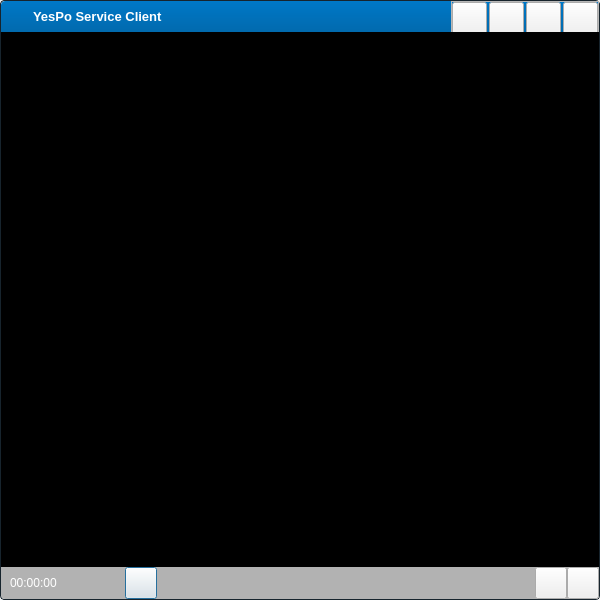
<?xml version="1.0" encoding="UTF-8"?>
<ui version="4.0">
 <class>ns::RemoteVideoDialog</class>
 <widget class="QDialog" name="ns::RemoteVideoDialog">
  <property name="geometry">
   <rect>
    <x>0</x>
    <y>0</y>
    <width>600</width>
    <height>600</height>
   </rect>
  </property>
  <property name="minimumSize">
   <size>
    <width>600</width>
    <height>600</height>
   </size>
  </property>
  <property name="maximumSize">
   <size>
    <width>16777215</width>
    <height>16777215</height>
   </size>
  </property>
  <property name="windowTitle">
   <string>Remote Video</string>
  </property>
  <property name="styleSheet">
   <string notr="true">* {
	font-family: Verdana, &quot;宋体&quot;, Arial, Sans-serif, Segoe UI, Tahoma;
}

#widgetOuter {
	border: 1px solid #17242D;
	border-radius: 4px;
	background: transparent;
}

#widgetInner {
	background: transparent;
	border-radius: 4px;
}

/* css of caption */
#frameCaption {
	background: qlineargradient(x1: 0, y1: 0, x2: 0, y2: 1,stop: 0 #0078c7, stop: 1.0 #016aae);
/*	background: #555555;*/
	border-top-left-radius: 4px;
	border-top-right-radius: 4px;
	/*border-top: 1px solid #57A3D3;
	border-left: 1px solid #57A3D3;
	border-right: 1px solid #57A3D3;
    border-bottom: 1px solid #015c97;*/
}

#frameCaption #labelCaptionLogo {
	background-image: url(:/images/ui/logo.png);
	background-repeat: none;
	background-position: center;
	max-width: 32px;
	min-width: 32px;
	max-height: 32px;
	min-height: 32px;
}

#frameCaption #labelTitle {
	font-size: 13px;
	font-weight: bold;
	color: #ffffff;
}

#frameCaption #frameSystemMenu {
	border: 0px;
}

#frameCaption #frameSystemMenu #sysPanelContainer {
	border: 0px;
}

#frameCaption #pushButtonMaxmize {
	border-image: url(:/images/ui/remote_video_maxmize.png);
}

#frameCaption #pushButtonMaxmize:hover {
	border-image: url(:/images/ui/remote_video_maxmize_hover.png);
}

#frameCaption #pushButtonMaxmize:pressed {
	border-image: url(:/images/ui/remote_video_maxmize_pressed.png);
}

#frameCaption #pushButtonNormal {
	border-image: url(:/images/ui/remote_video_minmize.png);
}

#frameCaption #pushButtonNormal:hover {
	border-image: url(:/images/ui/remote_video_minmize_hover.png);
}

#frameCaption #pushButtonNormal:pressed {
	border-image: url(:/images/ui/remote_video_minmize_pressed.png);
}

#frameCaption #pushButtonMinimize {
	border-image: url(:/images/ui/caption_minimize.png);
}

#frameCaption #pushButtonMinimize:hover {
	border-image: url(:/images/ui/caption_minimize_hover.png);
}

#frameCaption #pushButtonMinimize:pressed {
	border-image: url(:/images/ui/caption_minimize_pressed.png);
}

#frameCaption #pushButtonClose {
	border-image: url(:/images/ui/caption_close.png);
}

#frameCaption #pushButtonClose:hover {
	border-image: url(:/images/ui/caption_close_hover.png);
}

#frameCaption #pushButtonClose:pressed {
	border-image: url(:/images/ui/caption_close_pressed.png);
}

/* end of css caption */

#aboutPanel {
	border: 1px solid #BDE0F4;
	border-radius: 4px;
	background: qlineargradient(x1: 0, y1: 0, x2: 0, y2: 1,stop: 0 #9BD0F0, stop: 0.2 #EFF8FF);
}

#labelRemoteVideo {
	background: #000000;
}

#widgetRemoteVideo {
	background: #343536;
}

#widgetBottom {
	background: rgba(36,37,38,30%);
	border-bottom-left-radius: 4px;
	border-bottom-right-radius: 4px;
}

#widgetBottom #labelDuration {
	color: white;
}

#widgetBottom #widgetNetwork QLabel {
	background-image: url(:/images/ui/vs_network_disable.png);
}

#widgetBottom #pushButtonSetting {
	border-image: url(:/images/ui/vs_setting.png);
}

#widgetBottom #pushButtonSetting:hover {
	border-image: url(:/images/ui/vs_setting_hover.png);
}

#widgetBottom #pushButtonSetting:pressed {
	border-image: url(:/images/ui/vs_setting_pressed.png);
}

#widgetBottom #pushButtonMax {
	border-image: url(:/images/ui/vs_max.png);
}

#widgetBottom #pushButtonMax:hover {
	border-image: url(:/images/ui/vs_max_hover.png);
}

#widgetBottom #pushButtonMax:pressed {
	border-image: url(:/images/ui/vs_max_pressed.png);
}

#widgetBottom #pushButtonMin {
	border-image: url(:/images/ui/vs_min.png);
}

#widgetBottom #pushButtonMin:hover {
	border-image: url(:/images/ui/vs_min_hover.png);
}

#widgetBottom #pushButtonMin:pressed {
	border-image: url(:/images/ui/vs_min_pressed.png);
}</string>
  </property>
  <layout class="QVBoxLayout" name="verticalLayout_5">
   <property name="spacing">
    <number>0</number>
   </property>
   <property name="margin">
    <number>0</number>
   </property>
   <item>
    <widget class="QWidget" name="widgetOuter" native="true">
     <layout class="QVBoxLayout" name="verticalLayout_4">
      <property name="spacing">
       <number>0</number>
      </property>
      <property name="margin">
       <number>1</number>
      </property>
      <item>
       <widget class="QWidget" name="widgetInner" native="true">
        <property name="minimumSize">
         <size>
          <width>0</width>
          <height>0</height>
         </size>
        </property>
        <property name="maximumSize">
         <size>
          <width>16777215</width>
          <height>16777215</height>
         </size>
        </property>
        <layout class="QVBoxLayout" name="verticalLayout_3">
         <property name="spacing">
          <number>0</number>
         </property>
         <property name="margin">
          <number>0</number>
         </property>
         <item>
          <widget class="QFrame" name="frameCaption">
           <property name="minimumSize">
            <size>
             <width>0</width>
             <height>31</height>
            </size>
           </property>
           <property name="maximumSize">
            <size>
             <width>16777215</width>
             <height>31</height>
            </size>
           </property>
           <property name="frameShape">
            <enum>QFrame::StyledPanel</enum>
           </property>
           <property name="frameShadow">
            <enum>QFrame::Raised</enum>
           </property>
           <layout class="QHBoxLayout" name="horizontalLayout_2">
            <property name="spacing">
             <number>0</number>
            </property>
            <property name="margin">
             <number>0</number>
            </property>
            <item>
             <widget class="QLabel" name="labelCaptionLogo">
              <property name="text">
               <string/>
              </property>
             </widget>
            </item>
            <item>
             <widget class="QLabel" name="labelTitle">
              <property name="text">
               <string>YesPo Service Client</string>
              </property>
             </widget>
            </item>
            <item>
             <spacer name="horizontalSpacer">
              <property name="orientation">
               <enum>Qt::Horizontal</enum>
              </property>
              <property name="sizeHint" stdset="0">
               <size>
                <width>68</width>
                <height>20</height>
               </size>
              </property>
             </spacer>
            </item>
            <item>
             <widget class="QFrame" name="sysPanelContainer">
              <property name="minimumSize">
               <size>
                <width>0</width>
                <height>32</height>
               </size>
              </property>
              <property name="frameShape">
               <enum>QFrame::StyledPanel</enum>
              </property>
              <property name="frameShadow">
               <enum>QFrame::Raised</enum>
              </property>
              <layout class="QVBoxLayout" name="verticalLayout">
               <property name="spacing">
                <number>0</number>
               </property>
               <property name="margin">
                <number>0</number>
               </property>
               <item>
                <widget class="QWidget" name="sysPanel" native="true">
                 <layout class="QHBoxLayout" name="horizontalLayout">
                  <property name="spacing">
                   <number>2</number>
                  </property>
                  <property name="margin">
                   <number>0</number>
                  </property>
                  <item>
                   <widget class="QPushButton" name="pushButtonMinimize">
                    <property name="minimumSize">
                     <size>
                      <width>35</width>
                      <height>36</height>
                     </size>
                    </property>
                    <property name="maximumSize">
                     <size>
                      <width>35</width>
                      <height>36</height>
                     </size>
                    </property>
                    <property name="cursor">
                     <cursorShape>PointingHandCursor</cursorShape>
                    </property>
                    <property name="focusPolicy">
                     <enum>Qt::NoFocus</enum>
                    </property>
                    <property name="text">
                     <string/>
                    </property>
                   </widget>
                  </item>
                  <item>
                   <widget class="QPushButton" name="pushButtonMaxmize">
                    <property name="minimumSize">
                     <size>
                      <width>35</width>
                      <height>36</height>
                     </size>
                    </property>
                    <property name="maximumSize">
                     <size>
                      <width>35</width>
                      <height>36</height>
                     </size>
                    </property>
                    <property name="cursor">
                     <cursorShape>PointingHandCursor</cursorShape>
                    </property>
                    <property name="focusPolicy">
                     <enum>Qt::NoFocus</enum>
                    </property>
                    <property name="text">
                     <string/>
                    </property>
                   </widget>
                  </item>
                  <item>
                   <widget class="QPushButton" name="pushButtonNormal">
                    <property name="minimumSize">
                     <size>
                      <width>35</width>
                      <height>36</height>
                     </size>
                    </property>
                    <property name="maximumSize">
                     <size>
                      <width>35</width>
                      <height>36</height>
                     </size>
                    </property>
                    <property name="cursor">
                     <cursorShape>PointingHandCursor</cursorShape>
                    </property>
                    <property name="focusPolicy">
                     <enum>Qt::NoFocus</enum>
                    </property>
                    <property name="text">
                     <string/>
                    </property>
                   </widget>
                  </item>
                  <item>
                   <widget class="QPushButton" name="pushButtonClose">
                    <property name="minimumSize">
                     <size>
                      <width>35</width>
                      <height>36</height>
                     </size>
                    </property>
                    <property name="maximumSize">
                     <size>
                      <width>35</width>
                      <height>36</height>
                     </size>
                    </property>
                    <property name="cursor">
                     <cursorShape>PointingHandCursor</cursorShape>
                    </property>
                    <property name="focusPolicy">
                     <enum>Qt::NoFocus</enum>
                    </property>
                    <property name="text">
                     <string/>
                    </property>
                    <property name="autoDefault">
                     <bool>false</bool>
                    </property>
                   </widget>
                  </item>
                 </layout>
                </widget>
               </item>
               <item>
                <spacer name="verticalSpacer">
                 <property name="orientation">
                  <enum>Qt::Vertical</enum>
                 </property>
                 <property name="sizeHint" stdset="0">
                  <size>
                   <width>20</width>
                   <height>9</height>
                  </size>
                 </property>
                </spacer>
               </item>
              </layout>
             </widget>
            </item>
           </layout>
          </widget>
         </item>
         <item>
          <widget class="QWidget" name="widgetRemoteVideo" native="true">
           <property name="minimumSize">
            <size>
             <width>0</width>
             <height>0</height>
            </size>
           </property>
           <property name="maximumSize">
            <size>
             <width>16777215</width>
             <height>16777215</height>
            </size>
           </property>
           <layout class="QVBoxLayout" name="verticalLayout_2">
            <property name="margin">
             <number>0</number>
            </property>
            <item>
             <widget class="ns::VideoLabel" name="labelRemoteVideo">
              <property name="minimumSize">
               <size>
                <width>0</width>
                <height>0</height>
               </size>
              </property>
              <property name="maximumSize">
               <size>
                <width>16777215</width>
                <height>16777215</height>
               </size>
              </property>
              <property name="mouseTracking">
               <bool>false</bool>
              </property>
              <property name="frameShape">
               <enum>QFrame::NoFrame</enum>
              </property>
              <property name="text">
               <string/>
              </property>
             </widget>
            </item>
           </layout>
          </widget>
         </item>
         <item>
          <widget class="QWidget" name="widgetBottom" native="true">
           <property name="minimumSize">
            <size>
             <width>0</width>
             <height>32</height>
            </size>
           </property>
           <property name="maximumSize">
            <size>
             <width>16777215</width>
             <height>32</height>
            </size>
           </property>
           <layout class="QHBoxLayout" name="horizontalLayout_5">
            <property name="spacing">
             <number>6</number>
            </property>
            <property name="leftMargin">
             <number>9</number>
            </property>
            <property name="topMargin">
             <number>0</number>
            </property>
            <property name="rightMargin">
             <number>0</number>
            </property>
            <property name="bottomMargin">
             <number>9</number>
            </property>
            <item>
             <widget class="QWidget" name="widgetDuration" native="true">
              <layout class="QVBoxLayout" name="verticalLayout_6">
               <property name="leftMargin">
                <number>0</number>
               </property>
               <property name="topMargin">
                <number>9</number>
               </property>
               <property name="rightMargin">
                <number>0</number>
               </property>
               <property name="bottomMargin">
                <number>0</number>
               </property>
               <item>
                <widget class="QLabel" name="labelDuration">
                 <property name="text">
                  <string>00:00:00</string>
                 </property>
                </widget>
               </item>
              </layout>
             </widget>
            </item>
            <item>
             <widget class="QWidget" name="widgetNetwork" native="true">
              <property name="minimumSize">
               <size>
                <width>0</width>
                <height>0</height>
               </size>
              </property>
              <layout class="QHBoxLayout" name="horizontalLayout_6">
               <property name="spacing">
                <number>4</number>
               </property>
               <property name="leftMargin">
                <number>0</number>
               </property>
               <property name="rightMargin">
                <number>0</number>
               </property>
               <property name="bottomMargin">
                <number>0</number>
               </property>
               <item>
                <widget class="QLabel" name="labelNetwork1">
                 <property name="minimumSize">
                  <size>
                   <width>8</width>
                   <height>8</height>
                  </size>
                 </property>
                 <property name="maximumSize">
                  <size>
                   <width>8</width>
                   <height>8</height>
                  </size>
                 </property>
                 <property name="text">
                  <string/>
                 </property>
                </widget>
               </item>
               <item>
                <widget class="QLabel" name="labelNetwork2">
                 <property name="minimumSize">
                  <size>
                   <width>8</width>
                   <height>8</height>
                  </size>
                 </property>
                 <property name="maximumSize">
                  <size>
                   <width>8</width>
                   <height>8</height>
                  </size>
                 </property>
                 <property name="text">
                  <string/>
                 </property>
                </widget>
               </item>
               <item>
                <widget class="QLabel" name="labelNetwork3">
                 <property name="minimumSize">
                  <size>
                   <width>8</width>
                   <height>8</height>
                  </size>
                 </property>
                 <property name="maximumSize">
                  <size>
                   <width>8</width>
                   <height>8</height>
                  </size>
                 </property>
                 <property name="text">
                  <string/>
                 </property>
                </widget>
               </item>
               <item>
                <widget class="QLabel" name="labelNetwork4">
                 <property name="minimumSize">
                  <size>
                   <width>8</width>
                   <height>8</height>
                  </size>
                 </property>
                 <property name="maximumSize">
                  <size>
                   <width>8</width>
                   <height>8</height>
                  </size>
                 </property>
                 <property name="text">
                  <string/>
                 </property>
                </widget>
               </item>
               <item>
                <widget class="QLabel" name="labelNetwork5">
                 <property name="minimumSize">
                  <size>
                   <width>8</width>
                   <height>8</height>
                  </size>
                 </property>
                 <property name="maximumSize">
                  <size>
                   <width>8</width>
                   <height>8</height>
                  </size>
                 </property>
                 <property name="text">
                  <string/>
                 </property>
                </widget>
               </item>
              </layout>
             </widget>
            </item>
            <item>
             <widget class="QWidget" name="widget" native="true">
              <property name="minimumSize">
               <size>
                <width>0</width>
                <height>32</height>
               </size>
              </property>
              <property name="maximumSize">
               <size>
                <width>16777215</width>
                <height>32</height>
               </size>
              </property>
              <layout class="QHBoxLayout" name="horizontalLayout_4">
               <property name="spacing">
                <number>0</number>
               </property>
               <property name="margin">
                <number>0</number>
               </property>
               <item>
                <widget class="QPushButton" name="pushButtonSetting">
                 <property name="minimumSize">
                  <size>
                   <width>32</width>
                   <height>32</height>
                  </size>
                 </property>
                 <property name="maximumSize">
                  <size>
                   <width>32</width>
                   <height>32</height>
                  </size>
                 </property>
                 <property name="cursor">
                  <cursorShape>PointingHandCursor</cursorShape>
                 </property>
                 <property name="autoFillBackground">
                  <bool>false</bool>
                 </property>
                 <property name="text">
                  <string/>
                 </property>
                 <property name="iconSize">
                  <size>
                   <width>32</width>
                   <height>32</height>
                  </size>
                 </property>
                </widget>
               </item>
               <item>
                <spacer name="horizontalSpacer_4">
                 <property name="orientation">
                  <enum>Qt::Horizontal</enum>
                 </property>
                 <property name="sizeHint" stdset="0">
                  <size>
                   <width>40</width>
                   <height>20</height>
                  </size>
                 </property>
                </spacer>
               </item>
               <item>
                <widget class="QPushButton" name="pushButtonMax">
                 <property name="minimumSize">
                  <size>
                   <width>32</width>
                   <height>32</height>
                  </size>
                 </property>
                 <property name="maximumSize">
                  <size>
                   <width>32</width>
                   <height>32</height>
                  </size>
                 </property>
                 <property name="cursor">
                  <cursorShape>PointingHandCursor</cursorShape>
                 </property>
                 <property name="text">
                  <string/>
                 </property>
                 <property name="iconSize">
                  <size>
                   <width>32</width>
                   <height>32</height>
                  </size>
                 </property>
                </widget>
               </item>
               <item>
                <widget class="QPushButton" name="pushButtonMin">
                 <property name="minimumSize">
                  <size>
                   <width>32</width>
                   <height>32</height>
                  </size>
                 </property>
                 <property name="maximumSize">
                  <size>
                   <width>32</width>
                   <height>32</height>
                  </size>
                 </property>
                 <property name="cursor">
                  <cursorShape>PointingHandCursor</cursorShape>
                 </property>
                 <property name="text">
                  <string/>
                 </property>
                 <property name="iconSize">
                  <size>
                   <width>32</width>
                   <height>32</height>
                  </size>
                 </property>
                </widget>
               </item>
              </layout>
             </widget>
            </item>
           </layout>
          </widget>
         </item>
        </layout>
       </widget>
      </item>
     </layout>
    </widget>
   </item>
  </layout>
 </widget>
 <customwidgets>
  <customwidget>
   <class>ns::VideoLabel</class>
   <extends>QLabel</extends>
   <header>videolabel.h</header>
  </customwidget>
 </customwidgets>
 <resources>
  <include location="translator.qrc"/>
 </resources>
 <connections>
  <connection>
   <sender>pushButtonClose</sender>
   <signal>clicked()</signal>
   <receiver>ns::RemoteVideoDialog</receiver>
   <slot>close()</slot>
   <hints>
    <hint type="sourcelabel">
     <x>355</x>
     <y>10</y>
    </hint>
    <hint type="destinationlabel">
     <x>184</x>
     <y>105</y>
    </hint>
   </hints>
  </connection>
  <connection>
   <sender>pushButtonMinimize</sender>
   <signal>clicked()</signal>
   <receiver>ns::RemoteVideoDialog</receiver>
   <slot>showMinimized()</slot>
   <hints>
    <hint type="sourcelabel">
     <x>424</x>
     <y>18</y>
    </hint>
    <hint type="destinationlabel">
     <x>239</x>
     <y>159</y>
    </hint>
   </hints>
  </connection>
 </connections>
</ui>
